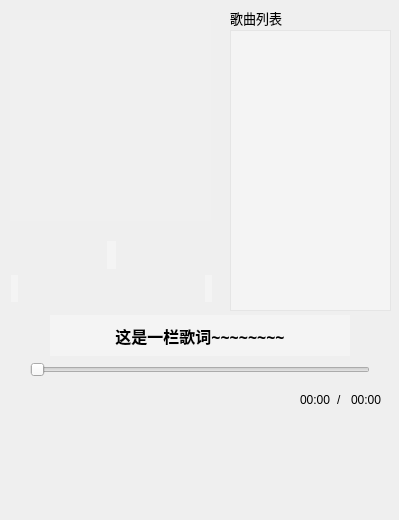
<?xml version="1.0" encoding="UTF-8"?>
<ui version="4.0">
 <class>MusicPlayer</class>
 <widget class="QWidget" name="MusicPlayer">
  <property name="geometry">
   <rect>
    <x>0</x>
    <y>0</y>
    <width>399</width>
    <height>520</height>
   </rect>
  </property>
  <property name="minimumSize">
   <size>
    <width>399</width>
    <height>520</height>
   </size>
  </property>
  <property name="maximumSize">
   <size>
    <width>399</width>
    <height>520</height>
   </size>
  </property>
  <property name="windowTitle">
   <string>音乐播放器</string>
  </property>
  <property name="windowIcon">
   <iconset resource="Resources.qrc">
    <normaloff>:/Resources/player.svg</normaloff>:/Resources/player.svg</iconset>
  </property>
  <property name="autoFillBackground">
   <bool>true</bool>
  </property>
  <property name="styleSheet">
   <string notr="true"/>
  </property>
  <widget class="QListView" name="musicListView">
   <property name="geometry">
    <rect>
     <x>230</x>
     <y>30</y>
     <width>161</width>
     <height>281</height>
    </rect>
   </property>
   <property name="minimumSize">
    <size>
     <width>161</width>
     <height>281</height>
    </size>
   </property>
   <property name="maximumSize">
    <size>
     <width>161</width>
     <height>281</height>
    </size>
   </property>
   <property name="font">
    <font>
     <family>华文仿宋</family>
    </font>
   </property>
   <property name="styleSheet">
    <string notr="true">QListView
{
	background-color:rgba(255,255,255,80);
}
</string>
   </property>
   <property name="editTriggers">
    <set>QAbstractItemView::EditTrigger::NoEditTriggers</set>
   </property>
  </widget>
  <widget class="QWidget" name="buttonWidget" native="true">
   <property name="geometry">
    <rect>
     <x>20</x>
     <y>410</y>
     <width>361</width>
     <height>81</height>
    </rect>
   </property>
   <property name="styleSheet">
    <string notr="true">QPushButton
{
	border:none;
}</string>
   </property>
   <widget class="QToolButton" name="openDirBtn">
    <property name="geometry">
     <rect>
      <x>20</x>
      <y>20</y>
      <width>40</width>
      <height>40</height>
     </rect>
    </property>
    <property name="cursor">
     <cursorShape>PointingHandCursor</cursorShape>
    </property>
    <property name="toolTip">
     <string>打开文件夹</string>
    </property>
    <property name="styleSheet">
     <string notr="true">QToolButton
{
	border:none;
}
QToolButton:hover
{
	background-color:rgb(160,160,160);
}</string>
    </property>
    <property name="text">
     <string/>
    </property>
    <property name="icon">
     <iconset resource="Resources.qrc">
      <normaloff>:/Resources/opendir.svg</normaloff>:/Resources/opendir.svg</iconset>
    </property>
    <property name="iconSize">
     <size>
      <width>40</width>
      <height>40</height>
     </size>
    </property>
   </widget>
   <widget class="QWidget" name="layoutWidget">
    <property name="geometry">
     <rect>
      <x>110</x>
      <y>20</y>
      <width>241</width>
      <height>45</height>
     </rect>
    </property>
    <layout class="QHBoxLayout" name="buttonLayout">
     <item>
      <widget class="QToolButton" name="prevSongBtn">
       <property name="cursor">
        <cursorShape>PointingHandCursor</cursorShape>
       </property>
       <property name="toolTip">
        <string>上一首</string>
       </property>
       <property name="styleSheet">
        <string notr="true">QToolButton
{
	border:none;
}
QToolButton:hover
{
	background-color:rgb(160,160,160);
}</string>
       </property>
       <property name="text">
        <string/>
       </property>
       <property name="icon">
        <iconset resource="Resources.qrc">
         <normaloff>:/Resources/previous.svg</normaloff>:/Resources/previous.svg</iconset>
       </property>
       <property name="iconSize">
        <size>
         <width>40</width>
         <height>40</height>
        </size>
       </property>
      </widget>
     </item>
     <item>
      <widget class="QToolButton" name="playBtn">
       <property name="cursor">
        <cursorShape>PointingHandCursor</cursorShape>
       </property>
       <property name="toolTip">
        <string>播放</string>
       </property>
       <property name="styleSheet">
        <string notr="true">QToolButton
{
	border:none;
}
QToolButton:hover
{
	background-color:rgb(160,160,160);
}</string>
       </property>
       <property name="text">
        <string/>
       </property>
       <property name="icon">
        <iconset resource="Resources.qrc">
         <normaloff>:/Resources/play.svg</normaloff>:/Resources/play.svg</iconset>
       </property>
       <property name="iconSize">
        <size>
         <width>40</width>
         <height>40</height>
        </size>
       </property>
      </widget>
     </item>
     <item>
      <widget class="QToolButton" name="nextSongBtn">
       <property name="cursor">
        <cursorShape>PointingHandCursor</cursorShape>
       </property>
       <property name="toolTip">
        <string>下一首</string>
       </property>
       <property name="styleSheet">
        <string notr="true">QToolButton
{
	border:none;
}
QToolButton:hover
{
	background-color:rgb(160,160,160);
}</string>
       </property>
       <property name="text">
        <string/>
       </property>
       <property name="icon">
        <iconset resource="Resources.qrc">
         <normaloff>:/Resources/next.svg</normaloff>:/Resources/next.svg</iconset>
       </property>
       <property name="iconSize">
        <size>
         <width>40</width>
         <height>40</height>
        </size>
       </property>
      </widget>
     </item>
     <item>
      <widget class="QToolButton" name="loopModeBtn">
       <property name="minimumSize">
        <size>
         <width>43</width>
         <height>43</height>
        </size>
       </property>
       <property name="maximumSize">
        <size>
         <width>43</width>
         <height>43</height>
        </size>
       </property>
       <property name="cursor">
        <cursorShape>PointingHandCursor</cursorShape>
       </property>
       <property name="styleSheet">
        <string notr="true">QToolButton
{
	border:none;
}
QToolButton:hover
{
	background-color:rgb(160,160,160);
}</string>
       </property>
       <property name="text">
        <string/>
       </property>
       <property name="icon">
        <iconset resource="Resources.qrc">
         <normaloff>:/Resources/loopall.svg</normaloff>:/Resources/loopall.svg</iconset>
       </property>
       <property name="iconSize">
        <size>
         <width>40</width>
         <height>40</height>
        </size>
       </property>
      </widget>
     </item>
     <item>
      <widget class="QToolButton" name="volBtn">
       <property name="cursor">
        <cursorShape>PointingHandCursor</cursorShape>
       </property>
       <property name="toolTip">
        <string>音量</string>
       </property>
       <property name="styleSheet">
        <string notr="true">QToolButton
{
	border:none;
}
QToolButton:hover
{
	background-color:rgb(160,160,160);
}</string>
       </property>
       <property name="text">
        <string/>
       </property>
       <property name="icon">
        <iconset resource="Resources.qrc">
         <normaloff>:/Resources/volume.svg</normaloff>:/Resources/volume.svg</iconset>
       </property>
       <property name="iconSize">
        <size>
         <width>40</width>
         <height>40</height>
        </size>
       </property>
      </widget>
     </item>
    </layout>
   </widget>
  </widget>
  <widget class="QSlider" name="playSlider">
   <property name="geometry">
    <rect>
     <x>30</x>
     <y>360</y>
     <width>340</width>
     <height>20</height>
    </rect>
   </property>
   <property name="orientation">
    <enum>Qt::Orientation::Horizontal</enum>
   </property>
  </widget>
  <widget class="QWidget" name="layoutWidget">
   <property name="geometry">
    <rect>
     <x>300</x>
     <y>391</y>
     <width>82</width>
     <height>18</height>
    </rect>
   </property>
   <layout class="QHBoxLayout" name="duraLabLayout">
    <item>
     <widget class="QLabel" name="playDuraLab">
      <property name="minimumSize">
       <size>
        <width>31</width>
        <height>16</height>
       </size>
      </property>
      <property name="maximumSize">
       <size>
        <width>31</width>
        <height>16</height>
       </size>
      </property>
      <property name="text">
       <string>00:00</string>
      </property>
     </widget>
    </item>
    <item>
     <widget class="QLabel" name="separatorLab">
      <property name="text">
       <string>/</string>
      </property>
     </widget>
    </item>
    <item>
     <widget class="QLabel" name="durationLab">
      <property name="minimumSize">
       <size>
        <width>31</width>
        <height>16</height>
       </size>
      </property>
      <property name="maximumSize">
       <size>
        <width>31</width>
        <height>16</height>
       </size>
      </property>
      <property name="text">
       <string>00:00</string>
      </property>
     </widget>
    </item>
   </layout>
  </widget>
  <widget class="QGraphicsView" name="albumView">
   <property name="geometry">
    <rect>
     <x>10</x>
     <y>20</y>
     <width>201</width>
     <height>201</height>
    </rect>
   </property>
   <property name="minimumSize">
    <size>
     <width>201</width>
     <height>201</height>
    </size>
   </property>
   <property name="maximumSize">
    <size>
     <width>201</width>
     <height>201</height>
    </size>
   </property>
   <property name="autoFillBackground">
    <bool>true</bool>
   </property>
   <property name="styleSheet">
    <string notr="true">QGraphicsView
{
	border:none;
	background-color:rgba(255, 255, 255, 20)
}
</string>
   </property>
  </widget>
  <widget class="QWidget" name="layoutWidget">
   <property name="geometry">
    <rect>
     <x>11</x>
     <y>241</y>
     <width>201</width>
     <height>61</height>
    </rect>
   </property>
   <layout class="QVBoxLayout" name="infoLabLayout">
    <item alignment="Qt::AlignmentFlag::AlignHCenter">
     <widget class="QLabel" name="titleLab">
      <property name="font">
       <font>
        <family>华文中宋</family>
        <pointsize>12</pointsize>
        <bold>false</bold>
       </font>
      </property>
      <property name="toolTip">
       <string>&lt;html&gt;&lt;head/&gt;&lt;body&gt;&lt;p&gt;歌曲名称 (Title)&lt;/p&gt;&lt;/body&gt;&lt;/html&gt;</string>
      </property>
      <property name="styleSheet">
       <string notr="true">QLabel
{
	background-color:rgba(255,255,255,80);
}</string>
      </property>
      <property name="text">
       <string/>
      </property>
     </widget>
    </item>
    <item>
     <layout class="QHBoxLayout" name="albAndArtiLabLayout">
      <item>
       <widget class="QLabel" name="artistLab">
        <property name="font">
         <font>
          <family>华文中宋</family>
          <pointsize>9</pointsize>
         </font>
        </property>
        <property name="toolTip">
         <string>&lt;html&gt;&lt;head/&gt;&lt;body&gt;&lt;p&gt;参与创作的艺术家 (ContributingArtist)&lt;/p&gt;&lt;/body&gt;&lt;/html&gt;</string>
        </property>
        <property name="styleSheet">
         <string notr="true">QLabel
{
	background-color:rgba(255,255,255,80);
}</string>
        </property>
        <property name="text">
         <string/>
        </property>
       </widget>
      </item>
      <item>
       <spacer name="horizontalSpacer">
        <property name="orientation">
         <enum>Qt::Orientation::Horizontal</enum>
        </property>
        <property name="sizeHint" stdset="0">
         <size>
          <width>40</width>
          <height>20</height>
         </size>
        </property>
       </spacer>
      </item>
      <item>
       <widget class="QLabel" name="albumLab">
        <property name="font">
         <font>
          <family>华文中宋</family>
          <pointsize>9</pointsize>
         </font>
        </property>
        <property name="toolTip">
         <string>&lt;html&gt;&lt;head/&gt;&lt;body&gt;&lt;p&gt;唱片集 (AlbumTitle)&lt;/p&gt;&lt;/body&gt;&lt;/html&gt;</string>
        </property>
        <property name="styleSheet">
         <string notr="true">QLabel
{
	background-color:rgba(255,255,255,80);
}</string>
        </property>
        <property name="text">
         <string/>
        </property>
       </widget>
      </item>
     </layout>
    </item>
   </layout>
  </widget>
  <widget class="QLabel" name="listLab">
   <property name="geometry">
    <rect>
     <x>230</x>
     <y>10</y>
     <width>54</width>
     <height>16</height>
    </rect>
   </property>
   <property name="minimumSize">
    <size>
     <width>54</width>
     <height>16</height>
    </size>
   </property>
   <property name="maximumSize">
    <size>
     <width>54</width>
     <height>16</height>
    </size>
   </property>
   <property name="font">
    <font>
     <family>华文中宋</family>
     <pointsize>10</pointsize>
    </font>
   </property>
   <property name="text">
    <string>歌曲列表</string>
   </property>
  </widget>
  <widget class="QToolButton" name="modeSwitchBtn">
   <property name="geometry">
    <rect>
     <x>370</x>
     <y>0</y>
     <width>24</width>
     <height>24</height>
    </rect>
   </property>
   <property name="styleSheet">
    <string notr="true">QToolButton
{
	border:none;
}</string>
   </property>
   <property name="text">
    <string/>
   </property>
   <property name="icon">
    <iconset resource="Resources.qrc">
     <normaloff>:/Resources/lightmode.svg</normaloff>:/Resources/lightmode.svg</iconset>
   </property>
   <property name="iconSize">
    <size>
     <width>24</width>
     <height>24</height>
    </size>
   </property>
  </widget>
  <widget class="QLabel" name="lyricLab">
   <property name="geometry">
    <rect>
     <x>50</x>
     <y>315</y>
     <width>300</width>
     <height>41</height>
    </rect>
   </property>
   <property name="minimumSize">
    <size>
     <width>300</width>
     <height>41</height>
    </size>
   </property>
   <property name="maximumSize">
    <size>
     <width>300</width>
     <height>41</height>
    </size>
   </property>
   <property name="font">
    <font>
     <family>幼圆</family>
     <pointsize>12</pointsize>
     <italic>false</italic>
     <bold>true</bold>
    </font>
   </property>
   <property name="styleSheet">
    <string notr="true">QLabel
{
	background-color:rgba(255,255,255,80);
	font: 700 12pt &quot;幼圆&quot;;
}</string>
   </property>
   <property name="text">
    <string>这是一栏歌词~~~~~~~~</string>
   </property>
   <property name="alignment">
    <set>Qt::AlignmentFlag::AlignCenter</set>
   </property>
  </widget>
 </widget>
 <resources>
  <include location="Resources.qrc"/>
 </resources>
 <connections/>
</ui>
